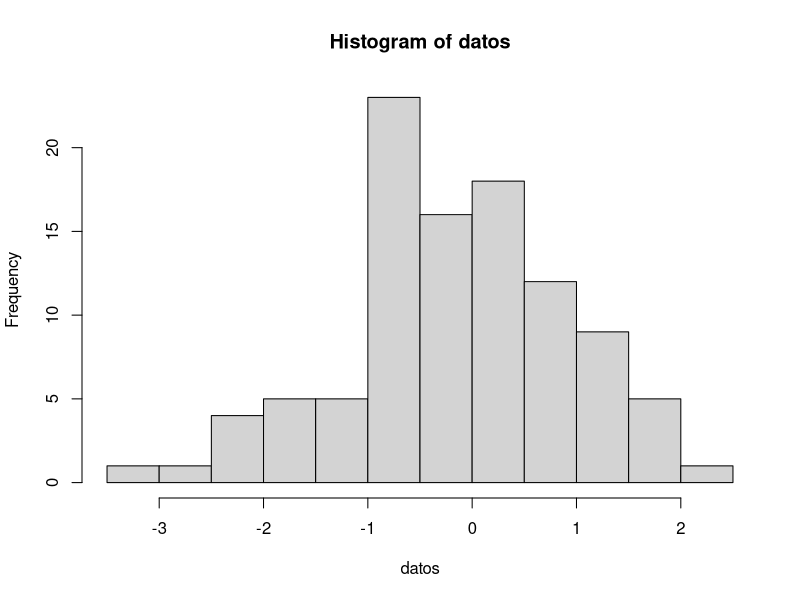
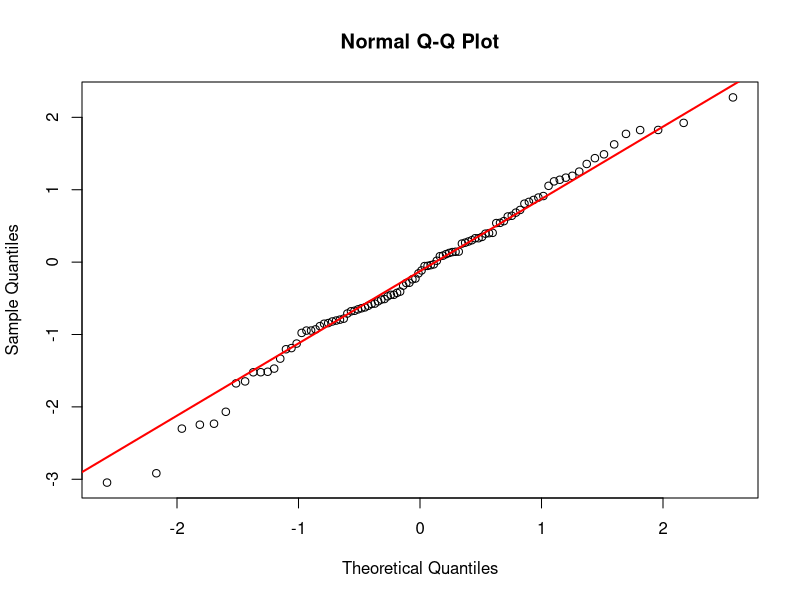
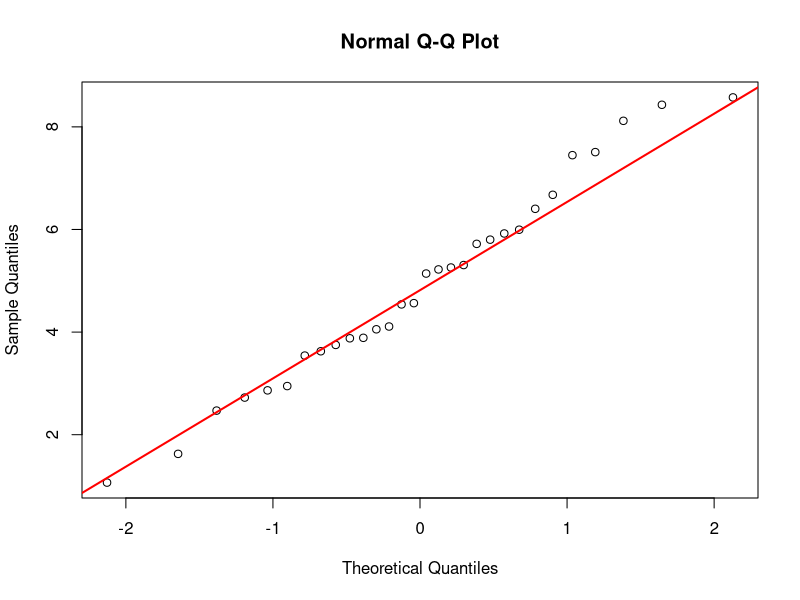
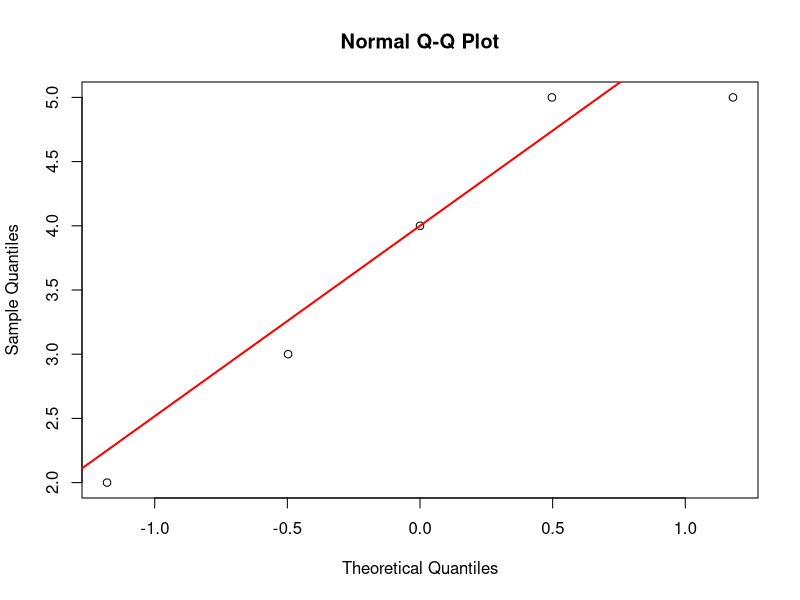
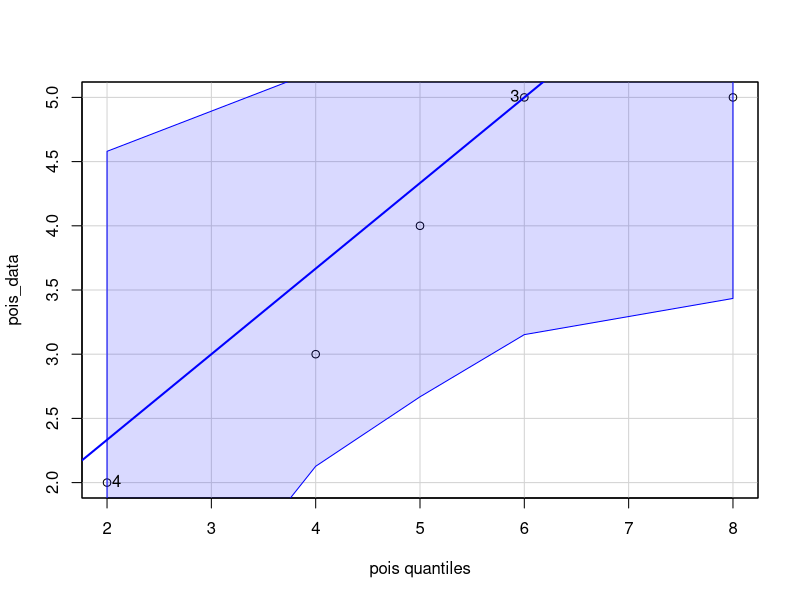
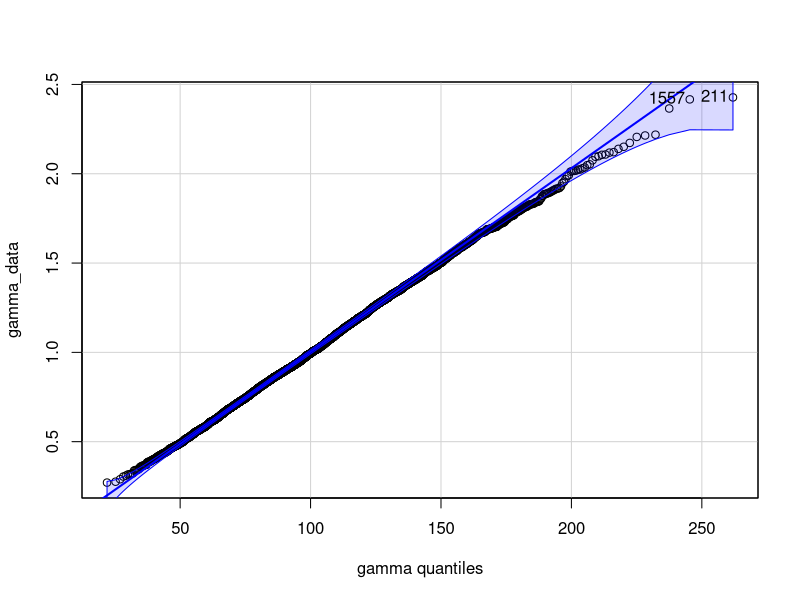

The R source for these figures, in order:
## ---- chunk 1
datos = rnorm(100)
hist(datos)
## ---- chunk 2
qqnorm(datos)
qqline(datos, col="red", lw=2)
## ---- chunk 3
shapiro.test(datos)
## ---- chunk 4
datos = rnorm(10000)
media_de_datos = mean(datos)
desv_estandar_de_datos = sd(datos)
ks.test(datos, "pnorm", media_de_datos, desv_estandar_de_datos)
## ---- chunk 5
install.packages("car")
install.packages("qualityTools")
## ---- chunk 6

n = 30 # num de datos
m = 5  # media
s = 2  # desv estándar

# Datos aleatorios de una distribución normal
set.seed(123) # para reproducibilidad
norm_data = rnorm(n, m, s)

# prueba de normalidad; h0: norm_data está distribuida de manera normal
shapiro.test(norm_data) 

## ---- chunk 7
shapiro = shapiro.test(norm_data)
shapiro$statistic # shapiro$stat también funciona
shapiro$p.value
## ---- chunk 8
n = 
m = 
s = 
  
repeticiones = 1000

## ---- chunk 9
n = 30 # núm de datos
l = 5  # lambda

# datos aleatorios de una distribución poisson
set.seed(50)
pois_data = rpois(n, l)

shapiro.test(pois_data)
## ---- chunk 10
set.seed(100)

n = 15 # número de datos
lambda = 5 # lambda es como la media para distribuciones poisson
pois_data = rpois(n, lambda)
shapiro.test(pois_data)
## ---- chunk 11
set.seed(100) # No cambies el seed para que la única variable sea el tamaño de la muestra.
n = 
lambda = 5 # no cambies la lambda para que la única variable sea el tamaño de la muestra


pois_data = rpois(n, lambda)

## ---- chunk 12

## ---- chunk 13

## ---- chunk 14

## ---- chunk 15

n = 5001 # tamaño de la muestra
m = 5 # media
s = 2 # desv. estándar
set.seed(5)
datos_masivos = rnorm(n, m , s)
ks.test(datos_masivos, "pnorm", mean(datos_masivos), sd(datos_masivos))

## ---- chunk 16
n = 5001
shape = 10
scale = 10

set.seed(10)
gamma_data = rgamma(n, shape, scale)

ks.test(gamma_data, "pgamma", shape, scale)
## ---- chunk 17

## ---- chunk 18
qqnorm(norm_data)
qqline(norm_data, col="red", lw=2)
## ---- chunk 19
qqnorm(pois_data)
qqline(pois_data, col="red", lw=2)
## ---- chunk 20

## ---- chunk 21
library(car)
qqPlot(pois_data, "pois", lambda = 5)
## ---- chunk 22
qqPlot(gamma_data, "gamma", shape = 10, scale = 10)
